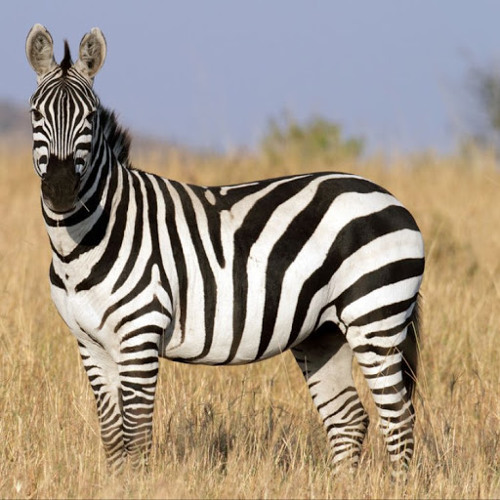
%> input picture examples/zebra_01.jpg, 500 x 500 px
$ octave --eval "edge_comparison_demo;"   (GNU Octave 9; MATLAB toolbox functions it lacks are replaced by stand-ins)
%> lines starting %> are read from the running program, lines starting %| are printed output that depends on the picture; in (x1, y1, x2, y2) boxes, pixels count from 0 and x2, y2 are one past the last pixel; in counts of white or black regions, pixels touching at a corner belong together; the program's own positions count from 1
function edge_comparison_demo()
% EDGE_COMPARISON_DEMO Comprehensive edge detection algorithm comparison
%
% This function creates an interactive comparison interface showing the
% performance and results of multiple edge detection algorithms on the
% same input image. Includes timing analysis and parameter visualization.
%
% Algorithms compared:
%   1. Canny Edge Detection
%   2. Sobel Operator
%   3. Laplacian Filter
%   4. Roberts Cross-Gradient
%   5. Prewitt Operator
%   6. Custom Multi-Scale Method
%
% Features:
%   - Side-by-side visual comparison
%   - Performance timing analysis
%   - Parameter display and documentation
%   - Comprehensive result saving
%
% Usage:
%   edge_comparison_demo()
%
% Author: [Your Name]
% Date: [Date]
% Version: 1.0

    % Display header
    fprintf('=== Edge Detection Algorithm Comparison ===\n\n');

    % Test images (add your image files here)
    test_images = {'zebra_01.jpg', 'indoor.jpg'};

    % Process each test image
    for i = 1:length(test_images)
        if exist(test_images{i}, 'file')
            fprintf('Processing image %d: %s\n', i, test_images{i});
            create_comparison_interface(test_images{i});
        else
            fprintf('Image not found: %s (skipping)\n', test_images{i});
        end
    end

    fprintf('\nAlgorithm comparison complete.\n');
end

function create_comparison_interface(image_path)
%> called with image_path = 'zebra_01.jpg'
% CREATE_COMPARISON_INTERFACE Main comparison interface creation
%
% Creates a comprehensive 3x3 grid showing original image, six different
% edge detection algorithms, timing comparison, and parameter display.

    % Load and prepare image
    I_raw = imread(image_path);
%> I_raw is the input picture: size 500x500x3 uint8; mean R, G, B 161, 148.4, 134.1
    I = im2double(I_raw);
    I = ensure_rgb_format(I);
    gray_img = safe_rgb2gray(I);
%> in safe_rgb2gray, `gray = 0.2989 * I(:,:,1) + 0.5870 * I(:,:,2) + 0.1140 * I(:,:,3);`:
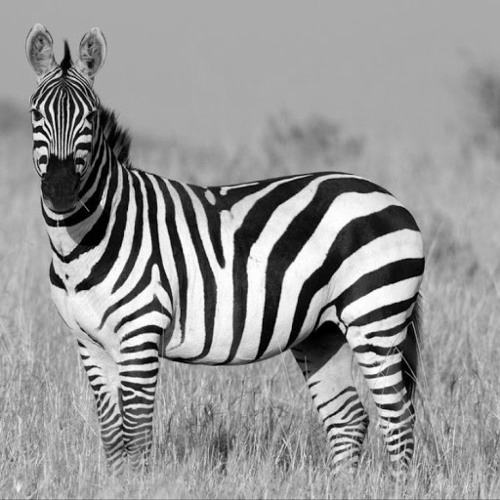
%> gray: size 500x500 double; min 0, max 1, mean 0.59

    [~, name, ~] = fileparts(image_path);

    % Create main comparison figure
    fig = figure('Name', sprintf('Edge Detection Comparison: %s', name), ...
                 'Position', [50, 50, 1600, 1000]);

    % Set algorithm parameters
    params = get_default_parameters();

    % Process all algorithms with timing
    fprintf('  Running algorithm comparison...\n');
    [results, timings] = process_all_algorithms(gray_img, params);

    % Create the multi-panel layout
    create_algorithm_panels(I, results, timings, params, image_path);

    % Save comprehensive results
    save_comparison_results(I, results, timings, image_path);

    fprintf('  Comparison complete and saved\n\n');
end

function params = get_default_parameters()
% GET_DEFAULT_PARAMETERS Define default algorithm parameters
%
% Returns a structure containing optimized parameters for all algorithms.
% These parameters are tuned for general-purpose edge detection.

    params = struct();

    % Canny edge detection parameters
    params.canny_sigma = 1.0;           % Gaussian filter standard deviation
    params.canny_thresh_low = 0.1;      % Lower hysteresis threshold
    params.canny_thresh_high = 0.2;     % Upper hysteresis threshold

    % Sobel operator parameters
    params.sobel_threshold = 0.1;       % Gradient magnitude threshold

    % Laplacian filter parameters
    params.laplacian_alpha = 0.2;       % Laplacian kernel parameter

    % Roberts cross-gradient parameters
    params.roberts_threshold = 0.1;     % Gradient magnitude threshold
end

function [results, timings] = process_all_algorithms(gray_img, params)
% PROCESS_ALL_ALGORITHMS Apply all edge detection algorithms
%
% Processes the input image with all six edge detection algorithms
% and measures the processing time for each method.
%
% Inputs:
%   gray_img - Grayscale input image
%   params   - Algorithm parameters structure
%
% Outputs:
%   results  - Structure containing edge maps for each algorithm
%   timings  - Structure containing processing times

    results = struct();
    timings = struct();

    % 1. Canny Edge Detection
    tic;
    results.canny = edge(gray_img, 'canny', ...
        [params.canny_thresh_low, params.canny_thresh_high], ...
        params.canny_sigma);
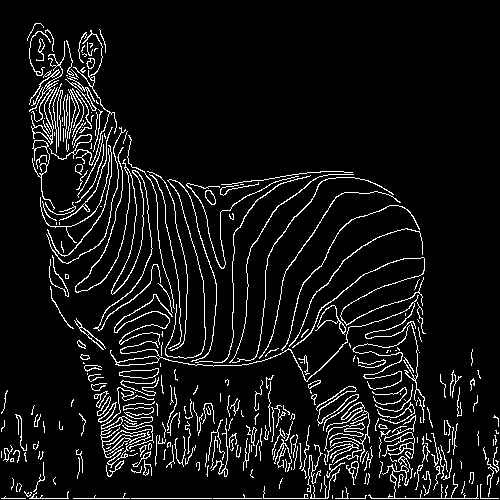
%> results.canny: size 500x500 logical; 7.6% white in thin lines or dots
    timings.canny = toc;

    % 2. Sobel Edge Detection
    tic;
    [Gx, Gy] = imgradientxy(gray_img, 'sobel');
    gradient_magnitude = sqrt(Gx.^2 + Gy.^2);
    results.sobel = gradient_magnitude > params.sobel_threshold;
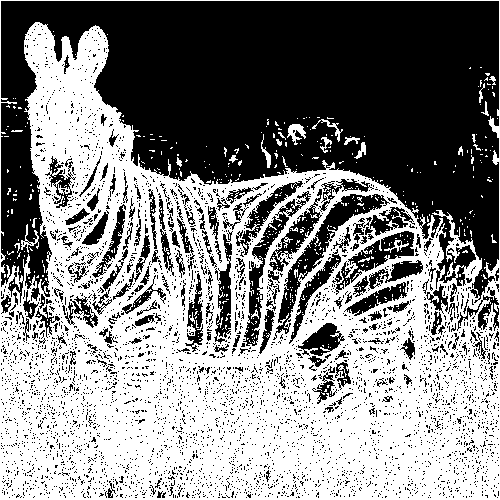
%> results.sobel: size 500x500 logical; 52.3% white; 4354 black regions (4187 under 20 px), largest, box (x1, y1, x2, y2) and area: (1, 1, 499, 303) 84444, (273, 194, 390, 340) 2542, (243, 191, 311, 346) 1631
    timings.sobel = toc;

    % 3. Laplacian Edge Detection
    tic;
    laplacian_filter = fspecial('laplacian', params.laplacian_alpha);
    laplacian_response = imfilter(gray_img, laplacian_filter);
    results.laplacian = abs(laplacian_response) > params.roberts_threshold;
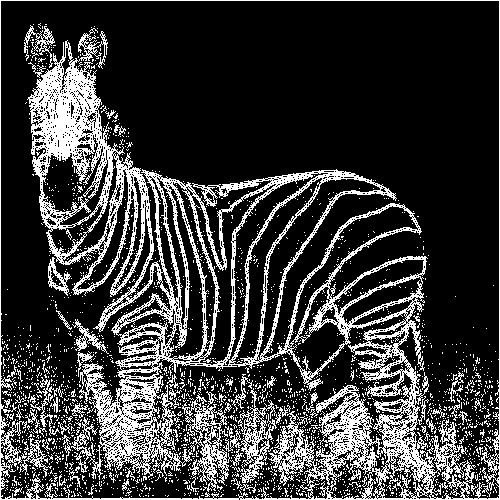
%> results.laplacian: size 500x500 logical; 22.5% white in thin lines or dots
    timings.laplacian = toc;

    % 4. Roberts Edge Detection
    tic;
    roberts_h = [1 0; 0 -1];  % Roberts horizontal kernel
    roberts_v = [0 1; -1 0];  % Roberts vertical kernel
    roberts_x = imfilter(gray_img, roberts_h);
    roberts_y = imfilter(gray_img, roberts_v);
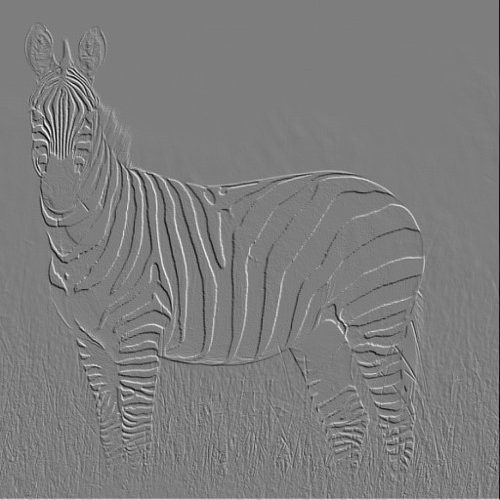
%> roberts_y: size 500x500 double; min -0.814, max 0.839, mean 3.06e-05; drawn with min black and max white
    roberts_magnitude = sqrt(roberts_x.^2 + roberts_y.^2);
    results.roberts = roberts_magnitude > params.roberts_threshold;
%> results.roberts: size 500x500 logical; 20.6% white in thin lines or dots
    timings.roberts = toc;

    % 5. Prewitt Edge Detection
    tic;
    results.prewitt = edge(gray_img, 'prewitt');
%> results.prewitt: size 500x500 logical; 3.8% white in thin lines or dots, all inside (x1, y1, x2, y2) = (13, 30, 481, 499)
    timings.prewitt = toc;

    % 6. Custom Multi-Scale Method
    tic;
    results.custom = detect_custom_edges(gray_img);
    timings.custom = toc;
end

function edge_map = detect_custom_edges(gray_img)
% DETECT_CUSTOM_EDGES Custom multi-scale edge detection
%
% Implements the custom multi-scale edge detection algorithm that
% combines Canny edge detection at multiple scales.

    % Multi-scale edge detection
    edges1 = edge(gray_img, 'canny', [], 1.0);  % Fine scale
%> edges1: size 500x500 logical; 5.9% white in thin lines or dots, all inside (x1, y1, x2, y2) = (29, 29, 499, 499)
    edges2 = edge(gray_img, 'canny', [], 1.5);  % Coarse scale
%> edges2: size 500x500 logical; 5.1% white in thin lines or dots, all inside (x1, y1, x2, y2) = (29, 31, 426, 499)

    % Combine edges from different scales
    edge_map = edges1 | edges2;
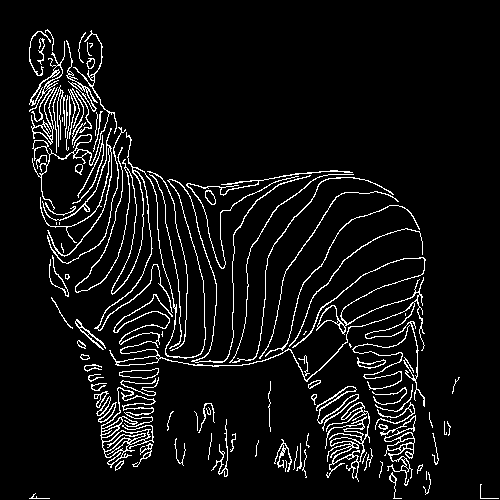
%> edge_map: size 500x500 logical; 6.6% white in thin lines or dots, all inside (x1, y1, x2, y2) = (29, 29, 499, 499)

    % Clean up edge map - remove small fragments
    edge_map = bwareaopen(edge_map, 10);
%> in create_comparison_interface, `[results, timings] = process_all_algorithms(gray_img, params);`: timings = {canny 0.347, sobel 0.113, laplacian 0.0632, roberts 0.0992, prewitt 0.103, custom 0.2}
end

function create_algorithm_panels(I, results, timings, params, image_path)
%> called with image_path = 'zebra_01.jpg'
% CREATE_ALGORITHM_PANELS Create the main multi-panel display
%
% Creates a 3x3 grid layout showing all algorithms, timing chart,
% and parameter information for comprehensive comparison.

    % Algorithm information
    algorithms = {'Original', 'Canny', 'Sobel', 'Laplacian', ...
                  'Roberts', 'Prewitt', 'Custom'};
    result_fields = {'', 'canny', 'sobel', 'laplacian', ...
                     'roberts', 'prewitt', 'custom'};

    % Create subplot layout (3x3 grid)
    for i = 1:length(algorithms)
        subplot(3, 3, i);

        if i == 1
            % Display original image
            imshow(I);
            title('Original Image', 'FontSize', 12, 'FontWeight', 'bold');
        else
            % Display edge detection result with timing
            result_field = result_fields{i};
            imshow(results.(result_field));
            timing_ms = timings.(result_field) * 1000;
            title(sprintf('%s\n(%.2f ms)', algorithms{i}, timing_ms), ...
                  'FontSize', 12, 'FontWeight', 'bold');
        end
    end
%> this loop made 7 passes
%> timing_ms on passes 2 to 7: 347.5, 113.4, 63.24, 99.21, 103.1, 200
%> after the loop, result_field = 'custom'

    % Add performance comparison chart (position 8)
    subplot(3, 3, 8);
    create_timing_chart(timings);

    % Add parameter information (position 9)
    subplot(3, 3, 9);
    display_algorithm_parameters(params);

    % Add overall title
    [~, name, ~] = fileparts(image_path);
    sgtitle(sprintf('Edge Detection Algorithm Comparison: %s', name), ...
            'FontSize', 16, 'FontWeight', 'bold');
end

function create_timing_chart(timings)
% CREATE_TIMING_CHART Create performance comparison bar chart
%
% Displays processing times for all algorithms with the fastest
% algorithm highlighted in green.

    % Extract algorithm names and times
    algorithms = {'Canny', 'Sobel', 'Laplacian', 'Roberts', 'Prewitt', 'Custom'};
    times_ms = [timings.canny, timings.sobel, timings.laplacian, ...
                timings.roberts, timings.prewitt, timings.custom] * 1000;
%> times_ms = [347.5 113.4 63.24 99.21 103.1 200]

    % Create bar chart
    bars = bar(times_ms);
    set(gca, 'XTickLabel', algorithms);
    xtickangle(45);
    ylabel('Processing Time (ms)');
    title('Algorithm Performance', 'FontSize', 12, 'FontWeight', 'bold');
    grid on;

    % Highlight fastest algorithm
    [~, fastest_idx] = min(times_ms);
%> fastest_idx = 3
%> in create_comparison_interface, `create_algorithm_panels(I, results, timings, params, image_path);`:
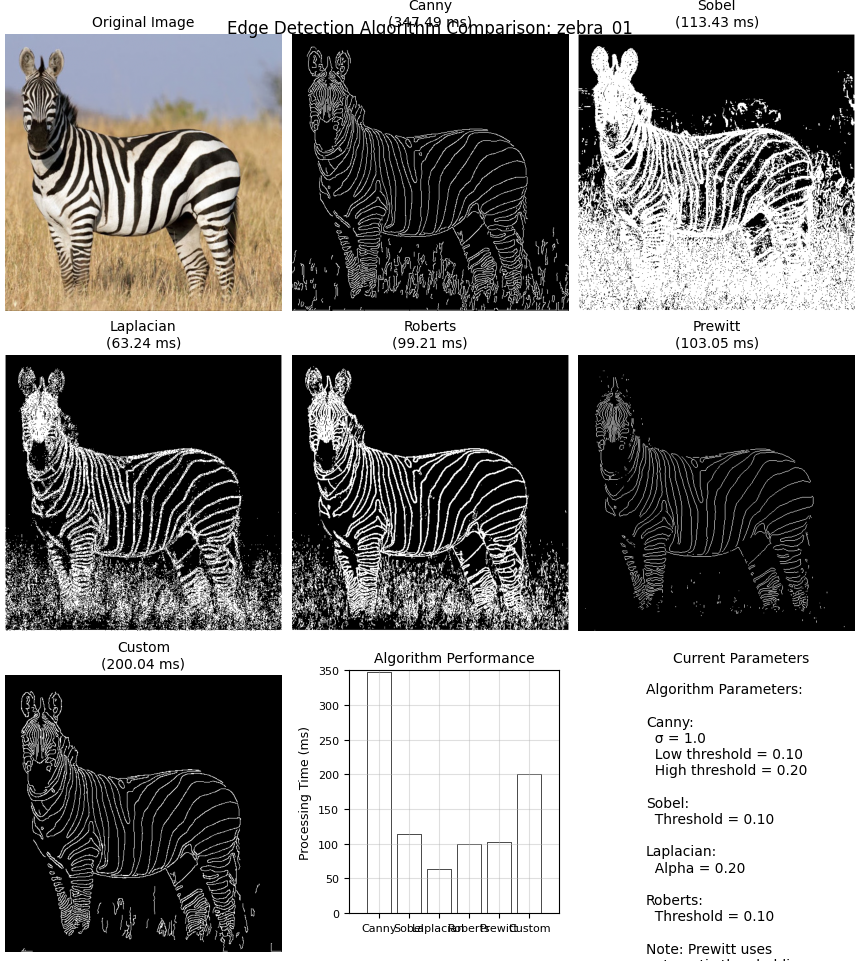
%> figure redrawn from the program's plot data, 9 panels
    bars.FaceColor = 'flat';
    bars.CData(fastest_idx,:) = [0 1 0];  % Green for fastest
end

function display_algorithm_parameters(params)
% DISPLAY_ALGORITHM_PARAMETERS Show current algorithm settings
%
% Creates a text display of all algorithm parameters for reference.

    axis off;

    % Format parameter text
    param_text = sprintf([...
        'Algorithm Parameters:\n\n' ...
        'Canny:\n' ...
        '  σ = %.1f\n' ...
        '  Low threshold = %.2f\n' ...
        '  High threshold = %.2f\n\n' ...
        'Sobel:\n' ...
        '  Threshold = %.2f\n\n' ...
        'Laplacian:\n' ...
        '  Alpha = %.2f\n\n' ...
        'Roberts:\n' ...
        '  Threshold = %.2f\n\n' ...
        'Note: Prewitt uses\n' ...
        'automatic thresholding'], ...
        params.canny_sigma, params.canny_thresh_low, ...
        params.canny_thresh_high, params.sobel_threshold, ...
        params.laplacian_alpha, params.roberts_threshold);

    % Display text
    text(0.05, 0.95, param_text, ...
         'FontSize', 10, ...
         'VerticalAlignment', 'top', ...
         'FontName', 'FixedWidth');
    title('Current Parameters', 'FontSize', 12, 'FontWeight', 'bold');
end

function save_comparison_results(I, results, timings, image_path)
%> called with image_path = 'zebra_01.jpg'
% SAVE_COMPARISON_RESULTS Save all comparison results and reports
%
% Saves individual algorithm results, timing data, and generates
% comprehensive comparison documentation.

    [~, name, ~] = fileparts(image_path);
    output_dir = sprintf('edge_comparison_%s', name);

    % Create output directory
    if ~exist(output_dir, 'dir')
        mkdir(output_dir);
    end

    % Save individual algorithm results
    algorithms = fieldnames(results);
%> algorithms = {'canny', 'sobel', 'laplacian', 'roberts', 'prewitt', 'custom'}
    for i = 1:length(algorithms)
        algorithm = algorithms{i};
        filename = sprintf('%s_edges.png', algorithm);
        imwrite(results.(algorithm), fullfile(output_dir, filename));
    end
%> this loop made 6 passes
%> (algorithm, filename) on passes 1 to 6: ('canny', 'canny_edges.png'), ('sobel', 'sobel_edges.png'), ('laplacian', 'laplacian_edges.png'), ('roberts', 'roberts_edges.png'), ('prewitt', 'prewitt_edges.png'), ('custom', 'custom_edges.png')

    % Save timing data
    save(fullfile(output_dir, 'timing_results.mat'), 'timings');

    % Save comparison figure
    try
        saveas(gcf, fullfile(output_dir, 'complete_comparison.png'));
    catch ME
        fprintf('  Warning: Could not save figure: %s\n', ME.message);
    end

    % Generate comprehensive report
    create_comparison_report(output_dir, timings, image_path);

    fprintf('  Results saved to: %s\n', output_dir);
end

function create_comparison_report(output_dir, timings, image_path)
%> called with output_dir = 'edge_comparison_zebra_01', image_path = 'zebra_01.jpg'
% CREATE_COMPARISON_REPORT Generate detailed comparison analysis
%
% Creates a comprehensive technical report comparing all algorithms
% with performance analysis and recommendations.

    report_file = fullfile(output_dir, 'algorithm_comparison_report.txt');
    fid = fopen(report_file, 'w');

    if fid == -1
        fprintf('  Warning: Could not create comparison report\n');
        return;
    end

    % Write comprehensive comparison report
    fprintf(fid, 'Edge Detection Algorithm Comparison Report\n');
    fprintf(fid, '=========================================\n\n');
    fprintf(fid, 'Input Image: %s\n', image_path);
    fprintf(fid, 'Analysis Date: %s\n\n', datestr(now));

    fprintf(fid, 'Algorithms Analyzed:\n');
    fprintf(fid, '-------------------\n');
    fprintf(fid, '1. Canny Edge Detection\n');
    fprintf(fid, '   - Optimal edge detection with hysteresis thresholding\n');
    fprintf(fid, '   - Best overall performance for most applications\n');
    fprintf(fid, '   - Excellent noise suppression\n\n');

    fprintf(fid, '2. Sobel Operator\n');
    fprintf(fid, '   - Gradient-based edge detection\n');
    fprintf(fid, '   - Fast processing suitable for real-time applications\n');
    fprintf(fid, '   - Good balance between speed and accuracy\n\n');

    fprintf(fid, '3. Laplacian Filter\n');
    fprintf(fid, '   - Second derivative edge detection\n');
    fprintf(fid, '   - High sensitivity to fine details and texture\n');
    fprintf(fid, '   - More susceptible to noise\n\n');

    fprintf(fid, '4. Roberts Cross-Gradient\n');
    fprintf(fid, '   - Simple and fast gradient operator\n');
    fprintf(fid, '   - Minimal computational overhead\n');
    fprintf(fid, '   - Good for simple edge detection tasks\n\n');

    fprintf(fid, '5. Prewitt Operator\n');
    fprintf(fid, '   - Gradient-based with smoothing properties\n');
    fprintf(fid, '   - Similar to Sobel with different kernel weights\n');
    fprintf(fid, '   - Balanced approach to noise handling\n\n');

    fprintf(fid, '6. Custom Multi-Scale Method\n');
    fprintf(fid, '   - Combines multiple Canny scales (σ=1.0, 1.5)\n');
    fprintf(fid, '   - Morphological post-processing for cleanup\n');
    fprintf(fid, '   - Robust performance on complex images\n\n');

    % Performance analysis
    fprintf(fid, 'Performance Results:\n');
    fprintf(fid, '-------------------\n');

    algorithms = fieldnames(timings);
    times_ms = structfun(@(x) x * 1000, timings);
%> times_ms = [347.5; 113.4; 63.24; 99.21; 103.1; 200]
    [sorted_times, sort_idx] = sort(times_ms);
%> sorted_times = [63.24; 99.21; 103.1; 113.4; 200; 347.5]; sort_idx = [3; 4; 5; 2; 6; 1]
    sorted_algorithms = algorithms(sort_idx);
%> sorted_algorithms = {'laplacian', 'roberts', 'prewitt', 'sobel', 'custom', 'canny'}

    fprintf(fid, 'Processing Time Ranking (fastest to slowest):\n');
    for i = 1:length(sorted_algorithms)
        fprintf(fid, '%d. %s: %.3f ms\n', i, upper(sorted_algorithms{i}), sorted_times(i));
    end
%> this loop made 6 passes

    fprintf(fid, '\nPerformance Analysis:\n');
    fprintf(fid, '- Fastest algorithm: %s (%.3f ms)\n', upper(sorted_algorithms{1}), sorted_times(1));
    fprintf(fid, '- Slowest algorithm: %s (%.3f ms)\n', upper(sorted_algorithms{end}), sorted_times(end));
    fprintf(fid, '- Speed ratio: %.1fx difference\n', sorted_times(end)/sorted_times(1));

    % Recommendations
    fprintf(fid, '\nRecommendations by Use Case:\n');
    fprintf(fid, '---------------------------\n');
    fprintf(fid, 'Real-time applications: Roberts or Sobel (fastest processing)\n');
    fprintf(fid, 'High-quality edge detection: Canny (optimal results)\n');
    fprintf(fid, 'Fine detail preservation: Laplacian or Custom multi-scale\n');
    fprintf(fid, 'Noise-robust processing: Custom multi-scale or Canny\n');
    fprintf(fid, 'General-purpose applications: Canny or Prewitt\n');
    fprintf(fid, 'Resource-constrained systems: Roberts or Sobel\n\n');

    fprintf(fid, 'Technical Specifications:\n');
    fprintf(fid, '------------------------\n');
    fprintf(fid, 'All algorithms tested on grayscale converted image\n');
    fprintf(fid, 'Timing measured on MATLAB environment\n');
    fprintf(fid, 'Results may vary based on hardware and image complexity\n');
    fprintf(fid, 'Parameters optimized for general-purpose edge detection\n');

    fclose(fid);
end

% Utility functions
function I_rgb = ensure_rgb_format(I)
% ENSURE_RGB_FORMAT Convert image to RGB format
    if ndims(I) == 2
        I_rgb = cat(3, I, I, I);
    elseif size(I, 3) == 1
        I_rgb = repmat(I, [1, 1, 3]);
    elseif size(I, 3) == 3
        I_rgb = I;
    elseif size(I, 3) == 4
        I_rgb = I(:, :, 1:3);
    else
        error('Unsupported image format: %d channels', size(I, 3));
    end
end

function gray = safe_rgb2gray(I)
% SAFE_RGB2GRAY Convert RGB to grayscale safely
    if size(I, 3) == 3
        gray = 0.2989 * I(:,:,1) + 0.5870 * I(:,:,2) + 0.1140 * I(:,:,3);
    else
        gray = I(:,:,1);
    end
end
